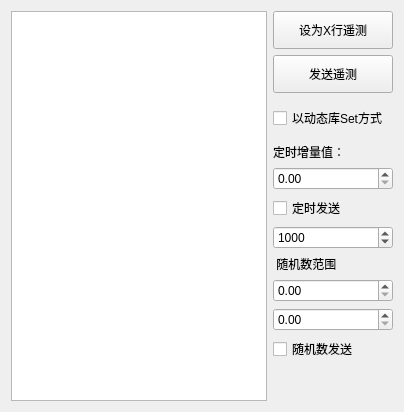
       <widget class="QWidget" name="tab_8">
        <attribute name="title">
         <string>  遥测 发送 - </string>
        </attribute>
        <layout class="QHBoxLayout" name="horizontalLayout_8">
         <item>
          <widget class="QTableWidget" name="sendYcTb"/>
         </item>
         <item>
          <layout class="QVBoxLayout" name="verticalLayout_6">
           <item>
            <widget class="QPushButton" name="sendYcInsertBn">
             <property name="minimumSize">
              <size>
               <width>0</width>
               <height>38</height>
              </size>
             </property>
             <property name="text">
              <string>设为X行遥测</string>
             </property>
            </widget>
           </item>
           <item>
            <widget class="QPushButton" name="sendYcBn">
             <property name="minimumSize">
              <size>
               <width>120</width>
               <height>38</height>
              </size>
             </property>
             <property name="text">
              <string>发送遥测</string>
             </property>
            </widget>
           </item>
           <item>
            <widget class="QCheckBox" name="setYcCb">
             <property name="minimumSize">
              <size>
               <width>0</width>
               <height>38</height>
              </size>
             </property>
             <property name="text">
              <string>以动态库Set方式</string>
             </property>
            </widget>
           </item>
           <item>
            <widget class="QLabel" name="label_6">
             <property name="text">
              <string>定时增量值：</string>
             </property>
            </widget>
           </item>
           <item>
            <widget class="QDoubleSpinBox" name="timerYcChangEd">
             <property name="maximum">
              <double>1000000.000000000000000</double>
             </property>
            </widget>
           </item>
           <item>
            <widget class="QCheckBox" name="timerYcCb">
             <property name="text">
              <string>定时发送</string>
             </property>
            </widget>
           </item>
           <item>
            <widget class="QSpinBox" name="timerYcEd">
             <property name="minimum">
              <number>10</number>
             </property>
             <property name="maximum">
              <number>999999</number>
             </property>
             <property name="singleStep">
              <number>10</number>
             </property>
             <property name="value">
              <number>1000</number>
             </property>
            </widget>
           </item>
           <item>
            <widget class="QLabel" name="label_16">
             <property name="text">
              <string> 随机数范围</string>
             </property>
            </widget>
           </item>
           <item>
            <widget class="QDoubleSpinBox" name="randomYcChangMin">
             <property name="maximum">
              <double>1000000.000000000000000</double>
             </property>
            </widget>
           </item>
           <item>
            <widget class="QDoubleSpinBox" name="randomYcChangMax">
             <property name="maximum">
              <double>1000000.000000000000000</double>
             </property>
            </widget>
           </item>
           <item>
            <widget class="QCheckBox" name="randomYcCb">
             <property name="text">
              <string>随机数发送</string>
             </property>
            </widget>
           </item>
           <item>
            <spacer name="verticalSpacer_5">
             <property name="orientation">
              <enum>Qt::Vertical</enum>
             </property>
             <property name="sizeHint" stdset="0">
              <size>
               <width>20</width>
               <height>40</height>
              </size>
             </property>
            </spacer>
           </item>
          </layout>
         </item>
        </layout>
       </widget>
